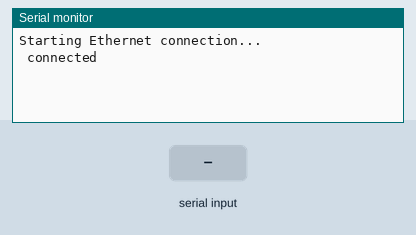
Recording of a sketch running on a simulated Arduino Uno, built with avr-gcc and run on an emulated ATmega328P. Shown: the last lines printed to the serial monitor. The test bench sets the inputs (shaded band). WiFi joins after 1.5 s; servers stay silent unless stated; uploads are accepted with an empty reply; random numbers use the default seed unless the sketch sets one.

Above: at 3.7 s.
3.8 s: "90,45\n" received over Serial
At 6.0 s:
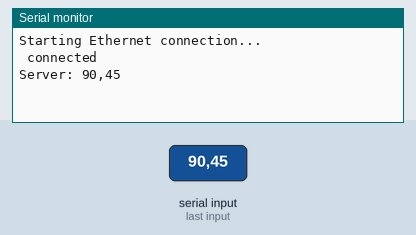
6.3 s: "30,150\n" received over Serial
At 7.0 s:
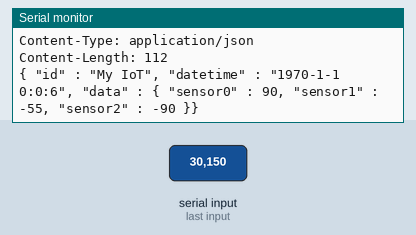
Timing chart, 0 to 9.3 s (numbered marks = the images above; inputs shaded):
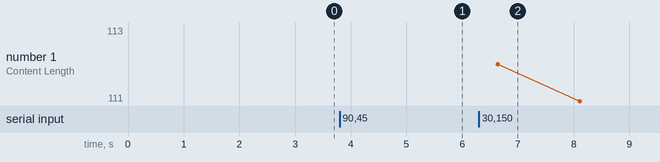

The sketch:

iot-device.ino
```cpp
//http://playground.arduino.cc/Code/WebClient

#include <SPI.h>
#include <Ethernet.h>
#include <Time.h>
#include <TimeLib.h>

byte mac[] = { 0xDE, 0xAD, 0xBE, 0xEF, 0xDE, 0xED }; // MAC address of the Arduino
IPAddress ip(192, 168, 24, 38); // Static IP address to use if the DHCP fails to assign an IP
EthernetClient client; // Client that connects to the server

char server_address[100]; // Input Address of the server to connect
int server_port; // Input Port of the server to connect

// Data to send to the server as hypothetic sensor values.
int sensor0;
int sensor1;
int sensor2;

int connected_to_server = 0; // 1 if the client connected successfully to the server, otherwise 0
int TTS = 1000; //Time To Send. Time interval between data sent to the server
String res_param; //Body recieved from the server as response, optionaly it carries a value that modifies the TTS

void setup() {
  // Open serial communications and wait for port to open
  Serial.begin(9600);
  while (!Serial) {
    ; // wait for serial port to connect. Needed for native USB port only
  }

  Serial.println("Starting Ethernet connection...");

  // Start the Ethernet connection with DHCP.  If it fails, connect with an static IP address.
  if (Ethernet.begin(mac) == 0) {
    Serial.println("Failed to configure Ethernet using DHCP");
    Serial.println("Trying to connect with static IP...");
    Ethernet.begin(mac, ip);
  } else {
    Serial.println(" connected");
  }
  delay(1000); // give the Ethernet shield a second to initialize.
}

// Try to connect to a server with a given address and port
int connect_to(char address[], int port) {
  Serial.println("connecting...");
  if (client.connect(address, port)) {
    Serial.println("connected");
    connected_to_server = 1;
  } else {
    Serial.println("connection failed");
    connected_to_server = 0;
  }
  return connected_to_server;
}

// Stop the current Ethernet client
void disconnect_from_server() {
  Serial.println();
  Serial.println("disconnecting.");
  connected_to_server = 0;
  client.stop();
}

// Send and print a HTTP POST request with the sensor values
void post_to_server() {
  String json = build_json();

  // Make a HTTP POST request:
  client.print("POST ");
  client.print("/iot-device");
  client.println(" HTTP/1.1");
  client.print("Host: ");
  client.println(server_address);
  client.println("User-Agent: Arduino/1.0");
  client.println("Connection: close");
  client.println("Content-Type: application/json");
  client.print("Content-Length: ");
  client.println(json.length());
  client.println();
  client.println(json);

  Serial.print("POST ");
  Serial.print("/iot-device");
  Serial.println(" HTTP/1.1");
  Serial.print("Host: ");
  Serial.println(server_address);
  Serial.println("User-Agent: Arduino/1.0");
  Serial.println("Connection: close");
  Serial.println("Content-Type: application/json");
  Serial.print("Content-Length: ");
  Serial.println(json.length());
  Serial.println();
  Serial.println(json);
}

// Build an JSON string to be sent in the body of the HTTP POST request,
// Based on a format given: { “id” : “IOT_NAME“, “datetime” : “YYY-MM-DD HH:MM:SS”, “data” : {“sensor0” = XX , “sensor1” = XX, “sensor1” = XX}}
String build_json() {
  String js;
  time_t T = now();
  sensor0 = random(-20,21) * 5;
  sensor1 = random(-20,21) * 5;
  sensor2 = random(-20,21) * 5;
  // JSON construction
  js = "{ \"id\" : \"My IoT\", \"datetime\" : \"";
  js.concat(year(T));
  js.concat("-");
  js.concat(month(T));
  js.concat("-");
  js.concat(day(T));
  js.concat(" ");
  js.concat(hour(T));
  js.concat(":");
  js.concat(minute(T));
  js.concat(":");
  js.concat(second(T));
  js.concat("\", \"data\" : { \"sensor0\" : ");
  js.concat(sensor0);
  js.concat(", \"sensor1\" : ");
  js.concat(sensor1);
  js.concat(", \"sensor2\" : ");
  js.concat(sensor2);
  js.concat(" }}");
  return js;
}

// Read data sent from the server. Obtain the body from it and parse it.
void receive_from_server() {
  char temp;
  bool flag = true;
  while ((client.available()) && flag) {
    char c1 = client.read();
    if ((temp == '\n') && (c1 == '\r')) {
      parse_body();
      !flag;
    } else {
      temp = c1;
    }
  }
}

//Parses the body from server's response to update the TTS
void parse_body() {
  char c;
  res_param = "";
  while(client.available()) {
    c = client.read();
    if (!(c == '\n')) {
      Serial.print(c);
      res_param.concat(c);
    }
  }
  Serial.println();
  Serial.println(res_param);
  if (res_param.length() > 0) {
    TTS = res_param.toInt();
  }
}

// Read serial input for server address and port
void read_server_info() {
  String incoming_string;

  // Read address
  incoming_string = Serial.readString();
  incoming_string.toCharArray(server_address, incoming_string.length() + 1);

  // Print the address
  Serial.print("Server: ");
  Serial.println(server_address);

  while (Serial.available() <= 0); // Wait for another serial input
  server_port = Serial.parseInt(); // Read port number

  //Print the port
  Serial.print("Port: ");
  Serial.println(server_port);

  connect_to(server_address, server_port); // Try to make a connection with the given address and port
}

void loop() {
  // If the server is connected, send sensor data in POST requests and handle incoming data
  if (connected_to_server) {
    receive_from_server();

    // If the server's disconnected, stop the client
    if (!client.connected()) {
      disconnect_from_server();
      connect_to(server_address, server_port);
    }

    // send a POST request and handle incoming data
    post_to_server();
    receive_from_server();

    // Modify the TTS if requested, otherwise 1000 ms
    delay(TTS);
  } else {
    // If the server's not connected, wait for serial input for server address and port
    if (Serial.available()> 0) {
      read_server_info();
    }
  }
}
```

Measured:
- after the input at 3.8 s, the serial monitor: prints a new line after 1.0 s (image 1)
- after the input at 6.3 s, the serial monitor: prints a new line at once (image 2)
